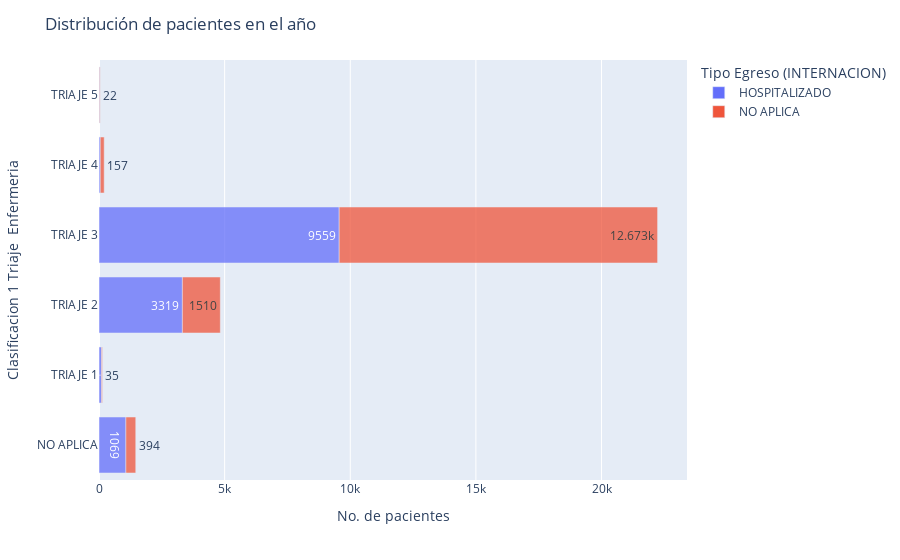

Source (notebook cell):
### Markdown cell above
Al igual que la varibale de *edad*, la variable de *triaje* permite ver diferencias con respecto a la hospitalización o no de pacientes. A triajes de mayor urgencia, es mas probable que la persona quede hospitalizada. Adicionalmente, el valor *no aplica* (que significa que la persona ingreso por urgencias xpress) describe la dinámica real de la sala de urgencias ya que estos pacientes ingresan por emergencias.

### Code cell
result_df = data.groupby(['Clasificacion 1 Triaje \nEnfermeria ', 'Tipo Egreso (INTERNACION)']).size().reset_index(name='Cantidad')
fig = px.bar(result_df,
            y="Clasificacion 1 Triaje \nEnfermeria ",
            x='Cantidad',
            color='Tipo Egreso (INTERNACION)',
            orientation='h',
            opacity=0.75,
            template="plotly",
            )

fig.update_layout(title='Distribución de pacientes en el año',
                  xaxis_title='No. de pacientes',
                  hovermode=False)

fig.update_traces(texttemplate='%{x}<br>')
fig.show()

### Figure 1 — Plotly figure (JSON) as saved in the notebook; plotly's stock layout.template omitted (floating-point values rounded to 4 significant figures)
{"data": [{"alignmentgroup": "True", "hovertemplate": "Tipo Egreso (INTERNACION)=HOSPITALIZADO<br>Cantidad=%{x}<br>Clasificacion 1 Triaje \nEnfermeria =%{y}<extra></extra>", "legendgroup": "HOSPITALIZADO", "marker": {"color": "#636efa", "opacity": 0.75, "pattern": {"shape": ""}}, "name": "HOSPITALIZADO", "offsetgroup": "HOSPITALIZADO", "orientation": "h", "showlegend": true, "textposition": "auto", "texttemplate": "%{x}<br>", "type": "bar", "x": [1069, 99, 3319, 9559, 50, 22], "xaxis": "x", "y": ["NO APLICA", "TRIAJE 1", "TRIAJE 2", "TRIAJE 3", "TRIAJE 4", "TRIAJE 5"], "yaxis": "y"}, {"alignmentgroup": "True", "hovertemplate": "Tipo Egreso (INTERNACION)=NO APLICA<br>Cantidad=%{x}<br>Clasificacion 1 Triaje \nEnfermeria =%{y}<extra></extra>", "legendgroup": "NO APLICA", "marker": {"color": "#EF553B", "opacity": 0.75, "pattern": {"shape": ""}}, "name": "NO APLICA", "offsetgroup": "NO APLICA", "orientation": "h", "showlegend": true, "textposition": "auto", "texttemplate": "%{x}<br>", "type": "bar", "x": [394, 35, 1510, 12673, 157, 22], "xaxis": "x", "y": ["NO APLICA", "TRIAJE 1", "TRIAJE 2", "TRIAJE 3", "TRIAJE 4", "TRIAJE 5"], "yaxis": "y"}], "layout": {"barmode": "relative", "hovermode": false, "legend": {"title": {"text": "Tipo Egreso (INTERNACION)"}, "tracegroupgap": 0}, "margin": {"t": 60}, "title": {"text": "Distribución de pacientes en el año"}, "xaxis": {"anchor": "y", "domain": [0, 1], "title": {"text": "No. de pacientes"}}, "yaxis": {"anchor": "x", "domain": [0, 1], "title": {"text": "Clasificacion 1 Triaje \nEnfermeria "}}}}
